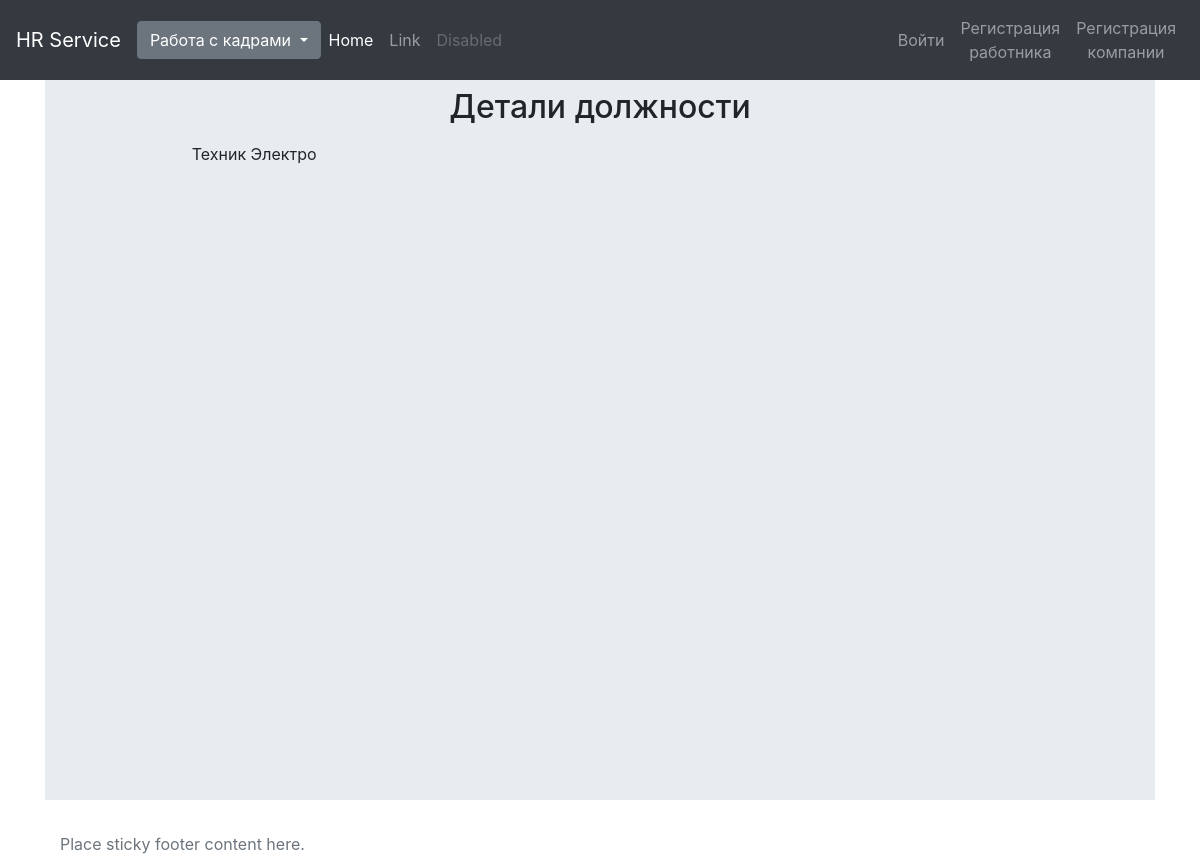
Before: /position_detale/6/ with the older database file.
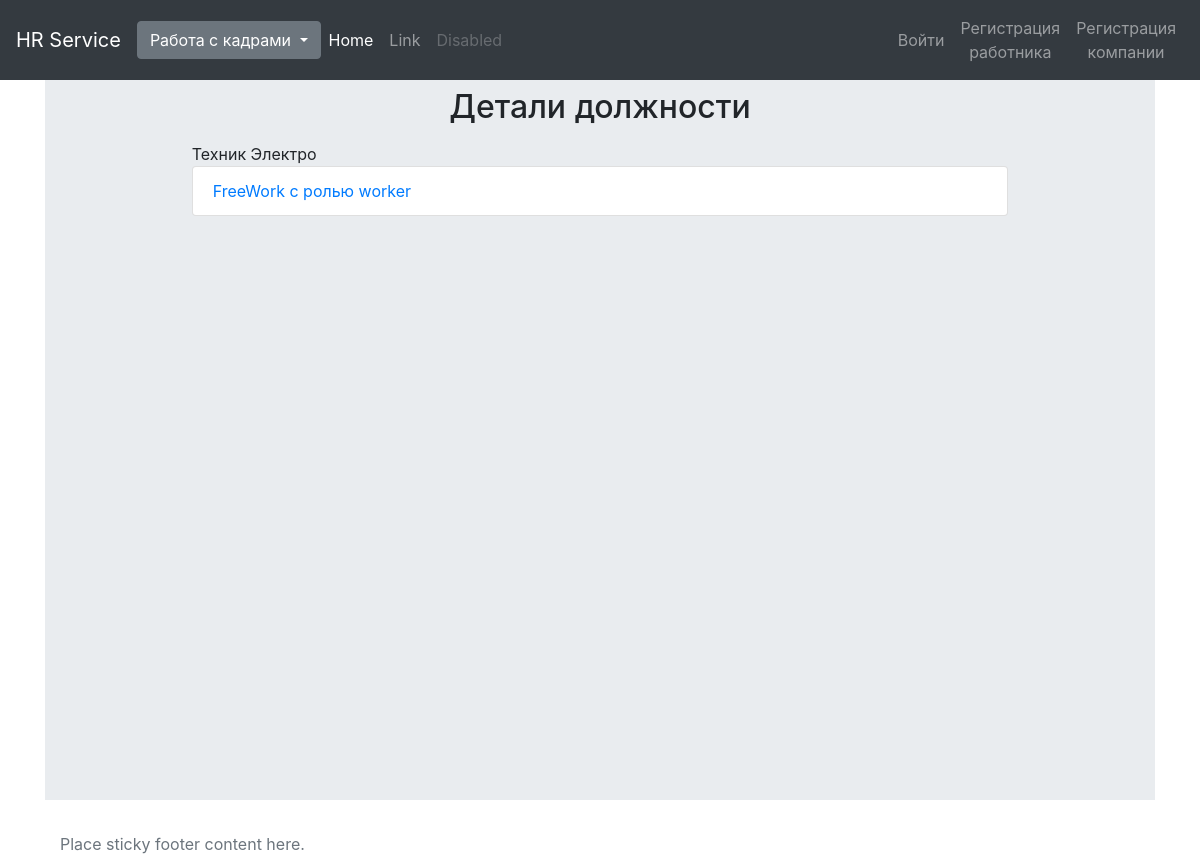
After: the same page with the newer database file.
### hrapp/models.py (models this page shows, shortened)
class Worker(models.Model):
    user = models.OneToOneField(User, on_delete=models.CASCADE)
    CHOICES_ROLE = (
        ('admin', 'Главный администратор компании'),
        ('worker', 'Наемный рабочий'),
        ('hrworker', 'Работник отдела кадров')
    )
    role = models.CharField(max_length=10, choices=CHOICES_ROLE)
    position = models.ForeignKey(Position, on_delete=models.SET_NULL, null=True, blank=True)
    vakant = models.BooleanField()

### hrapp/views.py (the view)
# urls.py: path('position_detale/<int:pk>/', hr_views.positiondetale, name='positiondetale'),
def positiondetale(request, pk):
    position = Position.objects.get(pk=pk)
    if position.vakant == False:
        worker = Worker.objects.get(position=position)
        return render(request, 'hrapp/worklist/positiondetale.html', {'worker': worker, 'position': position})
    return render(request, 'hrapp/worklist/positiondetale.html', {'position': position})

### hrapp/templates/hrapp/worklist/positiondetale.html
{% extends 'hrapp/base.html' %}
{% block namepage %}Детали должности{% endblock namepage %}
{% block content %}
    {{ position.title_pos }}<br>
    {% if worker %}
        <ul class="list-group">
            <li class="list-group-item">
                <a href="{% url 'worker_detale' pk=worker.pk %}">{{ worker.user.username }} с
                    ролью {{ worker.role }}</a>
            </li>
        </ul>
    {% endif %}
{% endblock content %}

Changed rows visible on the page:
now on this page (row edited): Worker: user.username "FreeWork", role "worker"
Other visible differences:
text now shown: "с ролью"
